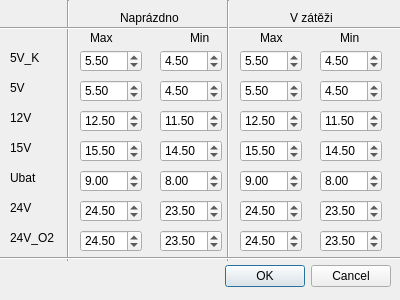
<?xml version="1.0" encoding="UTF-8"?>
<ui version="4.0">
 <class>limits</class>
 <widget class="QDialog" name="limits">
  <property name="geometry">
   <rect>
    <x>0</x>
    <y>0</y>
    <width>400</width>
    <height>300</height>
   </rect>
  </property>
  <property name="windowTitle">
   <string>Dialog</string>
  </property>
  <widget class="QDialogButtonBox" name="buttonBox">
   <property name="geometry">
    <rect>
     <x>50</x>
     <y>260</y>
     <width>341</width>
     <height>32</height>
    </rect>
   </property>
   <property name="orientation">
    <enum>Qt::Horizontal</enum>
   </property>
   <property name="standardButtons">
    <set>QDialogButtonBox::Cancel|QDialogButtonBox::Ok</set>
   </property>
  </widget>
  <widget class="QDoubleSpinBox" name="fiveVoltsConMax">
   <property name="geometry">
    <rect>
     <x>80</x>
     <y>50</y>
     <width>62</width>
     <height>22</height>
    </rect>
   </property>
   <property name="minimum">
    <double>4.500000000000000</double>
   </property>
   <property name="maximum">
    <double>6.500000000000000</double>
   </property>
   <property name="singleStep">
    <double>0.100000000000000</double>
   </property>
   <property name="value">
    <double>5.500000000000000</double>
   </property>
  </widget>
  <widget class="QDoubleSpinBox" name="fiveVoltsMax">
   <property name="geometry">
    <rect>
     <x>80</x>
     <y>80</y>
     <width>62</width>
     <height>22</height>
    </rect>
   </property>
   <property name="minimum">
    <double>4.500000000000000</double>
   </property>
   <property name="maximum">
    <double>6.500000000000000</double>
   </property>
   <property name="singleStep">
    <double>0.100000000000000</double>
   </property>
   <property name="value">
    <double>5.500000000000000</double>
   </property>
  </widget>
  <widget class="QLabel" name="label">
   <property name="geometry">
    <rect>
     <x>120</x>
     <y>10</y>
     <width>61</width>
     <height>16</height>
    </rect>
   </property>
   <property name="text">
    <string>Naprázdno</string>
   </property>
  </widget>
  <widget class="QLabel" name="short_2">
   <property name="geometry">
    <rect>
     <x>290</x>
     <y>10</y>
     <width>55</width>
     <height>16</height>
    </rect>
   </property>
   <property name="text">
    <string>V zátěži</string>
   </property>
  </widget>
  <widget class="QLabel" name="label_3">
   <property name="geometry">
    <rect>
     <x>90</x>
     <y>30</y>
     <width>31</width>
     <height>16</height>
    </rect>
   </property>
   <property name="text">
    <string>Max</string>
   </property>
  </widget>
  <widget class="QLabel" name="label_4">
   <property name="geometry">
    <rect>
     <x>190</x>
     <y>30</y>
     <width>21</width>
     <height>16</height>
    </rect>
   </property>
   <property name="text">
    <string>Min</string>
   </property>
  </widget>
  <widget class="QLabel" name="label_5">
   <property name="geometry">
    <rect>
     <x>260</x>
     <y>30</y>
     <width>31</width>
     <height>16</height>
    </rect>
   </property>
   <property name="text">
    <string>Max</string>
   </property>
  </widget>
  <widget class="QLabel" name="label_6">
   <property name="geometry">
    <rect>
     <x>340</x>
     <y>30</y>
     <width>21</width>
     <height>16</height>
    </rect>
   </property>
   <property name="text">
    <string>Min</string>
   </property>
  </widget>
  <widget class="Line" name="line">
   <property name="geometry">
    <rect>
     <x>60</x>
     <y>0</y>
     <width>16</width>
     <height>261</height>
    </rect>
   </property>
   <property name="orientation">
    <enum>Qt::Vertical</enum>
   </property>
  </widget>
  <widget class="Line" name="line_2">
   <property name="geometry">
    <rect>
     <x>0</x>
     <y>20</y>
     <width>401</width>
     <height>16</height>
    </rect>
   </property>
   <property name="orientation">
    <enum>Qt::Horizontal</enum>
   </property>
  </widget>
  <widget class="Line" name="line_3">
   <property name="geometry">
    <rect>
     <x>220</x>
     <y>0</y>
     <width>16</width>
     <height>261</height>
    </rect>
   </property>
   <property name="orientation">
    <enum>Qt::Vertical</enum>
   </property>
  </widget>
  <widget class="QDoubleSpinBox" name="twelveVoltsMax">
   <property name="geometry">
    <rect>
     <x>80</x>
     <y>110</y>
     <width>62</width>
     <height>22</height>
    </rect>
   </property>
   <property name="minimum">
    <double>11.500000000000000</double>
   </property>
   <property name="maximum">
    <double>13.500000000000000</double>
   </property>
   <property name="singleStep">
    <double>0.100000000000000</double>
   </property>
   <property name="value">
    <double>12.500000000000000</double>
   </property>
  </widget>
  <widget class="QDoubleSpinBox" name="fifteenVoltsMax">
   <property name="geometry">
    <rect>
     <x>80</x>
     <y>140</y>
     <width>62</width>
     <height>22</height>
    </rect>
   </property>
   <property name="minimum">
    <double>14.500000000000000</double>
   </property>
   <property name="maximum">
    <double>16.500000000000000</double>
   </property>
   <property name="singleStep">
    <double>0.100000000000000</double>
   </property>
   <property name="value">
    <double>15.500000000000000</double>
   </property>
  </widget>
  <widget class="QDoubleSpinBox" name="ubatMax">
   <property name="geometry">
    <rect>
     <x>80</x>
     <y>170</y>
     <width>62</width>
     <height>22</height>
    </rect>
   </property>
   <property name="singleStep">
    <double>0.100000000000000</double>
   </property>
   <property name="value">
    <double>9.000000000000000</double>
   </property>
  </widget>
  <widget class="QDoubleSpinBox" name="twentyfourVoltsMax">
   <property name="geometry">
    <rect>
     <x>80</x>
     <y>200</y>
     <width>62</width>
     <height>22</height>
    </rect>
   </property>
   <property name="minimum">
    <double>15.000000000000000</double>
   </property>
   <property name="maximum">
    <double>30.000000000000000</double>
   </property>
   <property name="singleStep">
    <double>0.100000000000000</double>
   </property>
   <property name="value">
    <double>24.500000000000000</double>
   </property>
  </widget>
  <widget class="QDoubleSpinBox" name="ubatMin">
   <property name="geometry">
    <rect>
     <x>160</x>
     <y>170</y>
     <width>62</width>
     <height>22</height>
    </rect>
   </property>
   <property name="singleStep">
    <double>0.100000000000000</double>
   </property>
   <property name="value">
    <double>8.000000000000000</double>
   </property>
  </widget>
  <widget class="QDoubleSpinBox" name="fiveVoltsMin">
   <property name="geometry">
    <rect>
     <x>160</x>
     <y>80</y>
     <width>62</width>
     <height>22</height>
    </rect>
   </property>
   <property name="minimum">
    <double>3.500000000000000</double>
   </property>
   <property name="maximum">
    <double>5.500000000000000</double>
   </property>
   <property name="singleStep">
    <double>0.100000000000000</double>
   </property>
   <property name="value">
    <double>4.500000000000000</double>
   </property>
  </widget>
  <widget class="QDoubleSpinBox" name="fifteenVoltsMin">
   <property name="geometry">
    <rect>
     <x>160</x>
     <y>140</y>
     <width>62</width>
     <height>22</height>
    </rect>
   </property>
   <property name="minimum">
    <double>13.500000000000000</double>
   </property>
   <property name="maximum">
    <double>15.500000000000000</double>
   </property>
   <property name="singleStep">
    <double>0.100000000000000</double>
   </property>
   <property name="value">
    <double>14.500000000000000</double>
   </property>
  </widget>
  <widget class="QDoubleSpinBox" name="twelveVoltsMin">
   <property name="geometry">
    <rect>
     <x>160</x>
     <y>110</y>
     <width>62</width>
     <height>22</height>
    </rect>
   </property>
   <property name="minimum">
    <double>10.500000000000000</double>
   </property>
   <property name="maximum">
    <double>12.500000000000000</double>
   </property>
   <property name="singleStep">
    <double>0.100000000000000</double>
   </property>
   <property name="value">
    <double>11.500000000000000</double>
   </property>
  </widget>
  <widget class="QDoubleSpinBox" name="twentyfourVoltsMin">
   <property name="geometry">
    <rect>
     <x>160</x>
     <y>200</y>
     <width>62</width>
     <height>22</height>
    </rect>
   </property>
   <property name="minimum">
    <double>15.000000000000000</double>
   </property>
   <property name="maximum">
    <double>30.000000000000000</double>
   </property>
   <property name="singleStep">
    <double>0.100000000000000</double>
   </property>
   <property name="value">
    <double>23.500000000000000</double>
   </property>
  </widget>
  <widget class="QDoubleSpinBox" name="fiveVoltsConMin">
   <property name="geometry">
    <rect>
     <x>160</x>
     <y>50</y>
     <width>62</width>
     <height>22</height>
    </rect>
   </property>
   <property name="minimum">
    <double>3.500000000000000</double>
   </property>
   <property name="maximum">
    <double>5.500000000000000</double>
   </property>
   <property name="singleStep">
    <double>0.100000000000000</double>
   </property>
   <property name="value">
    <double>4.500000000000000</double>
   </property>
  </widget>
  <widget class="QDoubleSpinBox" name="ubatMaxShort">
   <property name="geometry">
    <rect>
     <x>240</x>
     <y>170</y>
     <width>62</width>
     <height>22</height>
    </rect>
   </property>
   <property name="singleStep">
    <double>0.100000000000000</double>
   </property>
   <property name="value">
    <double>9.000000000000000</double>
   </property>
  </widget>
  <widget class="QDoubleSpinBox" name="fiveVoltsMaxShort">
   <property name="geometry">
    <rect>
     <x>240</x>
     <y>80</y>
     <width>62</width>
     <height>22</height>
    </rect>
   </property>
   <property name="minimum">
    <double>4.500000000000000</double>
   </property>
   <property name="maximum">
    <double>6.500000000000000</double>
   </property>
   <property name="singleStep">
    <double>0.100000000000000</double>
   </property>
   <property name="value">
    <double>5.500000000000000</double>
   </property>
  </widget>
  <widget class="QDoubleSpinBox" name="fifteenVoltsMaxShort">
   <property name="geometry">
    <rect>
     <x>240</x>
     <y>140</y>
     <width>62</width>
     <height>22</height>
    </rect>
   </property>
   <property name="minimum">
    <double>14.500000000000000</double>
   </property>
   <property name="maximum">
    <double>16.500000000000000</double>
   </property>
   <property name="singleStep">
    <double>0.100000000000000</double>
   </property>
   <property name="value">
    <double>15.500000000000000</double>
   </property>
  </widget>
  <widget class="QDoubleSpinBox" name="twelveVoltsMaxShort">
   <property name="geometry">
    <rect>
     <x>240</x>
     <y>110</y>
     <width>62</width>
     <height>22</height>
    </rect>
   </property>
   <property name="minimum">
    <double>11.500000000000000</double>
   </property>
   <property name="maximum">
    <double>13.500000000000000</double>
   </property>
   <property name="singleStep">
    <double>0.100000000000000</double>
   </property>
   <property name="value">
    <double>12.500000000000000</double>
   </property>
  </widget>
  <widget class="QDoubleSpinBox" name="twentyfourVoltsMaxShort">
   <property name="geometry">
    <rect>
     <x>240</x>
     <y>200</y>
     <width>62</width>
     <height>22</height>
    </rect>
   </property>
   <property name="minimum">
    <double>15.000000000000000</double>
   </property>
   <property name="maximum">
    <double>30.000000000000000</double>
   </property>
   <property name="singleStep">
    <double>0.100000000000000</double>
   </property>
   <property name="value">
    <double>24.500000000000000</double>
   </property>
  </widget>
  <widget class="QDoubleSpinBox" name="fiveVoltsConMaxShort">
   <property name="geometry">
    <rect>
     <x>240</x>
     <y>50</y>
     <width>62</width>
     <height>22</height>
    </rect>
   </property>
   <property name="minimum">
    <double>4.500000000000000</double>
   </property>
   <property name="maximum">
    <double>6.500000000000000</double>
   </property>
   <property name="singleStep">
    <double>0.100000000000000</double>
   </property>
   <property name="value">
    <double>5.500000000000000</double>
   </property>
  </widget>
  <widget class="QDoubleSpinBox" name="ubatMinShort">
   <property name="geometry">
    <rect>
     <x>320</x>
     <y>170</y>
     <width>62</width>
     <height>22</height>
    </rect>
   </property>
   <property name="singleStep">
    <double>0.100000000000000</double>
   </property>
   <property name="value">
    <double>8.000000000000000</double>
   </property>
  </widget>
  <widget class="QDoubleSpinBox" name="fiveVoltsMinShort">
   <property name="geometry">
    <rect>
     <x>320</x>
     <y>80</y>
     <width>62</width>
     <height>22</height>
    </rect>
   </property>
   <property name="minimum">
    <double>3.500000000000000</double>
   </property>
   <property name="maximum">
    <double>5.500000000000000</double>
   </property>
   <property name="singleStep">
    <double>0.100000000000000</double>
   </property>
   <property name="value">
    <double>4.500000000000000</double>
   </property>
  </widget>
  <widget class="QDoubleSpinBox" name="fifteenVoltsMinShort">
   <property name="geometry">
    <rect>
     <x>320</x>
     <y>140</y>
     <width>62</width>
     <height>22</height>
    </rect>
   </property>
   <property name="minimum">
    <double>13.500000000000000</double>
   </property>
   <property name="maximum">
    <double>15.500000000000000</double>
   </property>
   <property name="singleStep">
    <double>0.100000000000000</double>
   </property>
   <property name="value">
    <double>14.500000000000000</double>
   </property>
  </widget>
  <widget class="QDoubleSpinBox" name="twelveVoltsMinShort">
   <property name="geometry">
    <rect>
     <x>320</x>
     <y>110</y>
     <width>62</width>
     <height>22</height>
    </rect>
   </property>
   <property name="minimum">
    <double>10.500000000000000</double>
   </property>
   <property name="maximum">
    <double>12.500000000000000</double>
   </property>
   <property name="singleStep">
    <double>0.100000000000000</double>
   </property>
   <property name="value">
    <double>11.500000000000000</double>
   </property>
  </widget>
  <widget class="QDoubleSpinBox" name="twentyfourVoltsMinShort">
   <property name="geometry">
    <rect>
     <x>320</x>
     <y>200</y>
     <width>62</width>
     <height>22</height>
    </rect>
   </property>
   <property name="minimum">
    <double>15.000000000000000</double>
   </property>
   <property name="maximum">
    <double>30.000000000000000</double>
   </property>
   <property name="singleStep">
    <double>0.100000000000000</double>
   </property>
   <property name="value">
    <double>23.500000000000000</double>
   </property>
  </widget>
  <widget class="QDoubleSpinBox" name="fiveVoltsConMinShort">
   <property name="geometry">
    <rect>
     <x>320</x>
     <y>50</y>
     <width>62</width>
     <height>22</height>
    </rect>
   </property>
   <property name="minimum">
    <double>3.500000000000000</double>
   </property>
   <property name="maximum">
    <double>5.500000000000000</double>
   </property>
   <property name="singleStep">
    <double>0.100000000000000</double>
   </property>
   <property name="value">
    <double>4.500000000000000</double>
   </property>
  </widget>
  <widget class="QDoubleSpinBox" name="oxyMin">
   <property name="geometry">
    <rect>
     <x>160</x>
     <y>230</y>
     <width>62</width>
     <height>22</height>
    </rect>
   </property>
   <property name="minimum">
    <double>15.000000000000000</double>
   </property>
   <property name="maximum">
    <double>30.000000000000000</double>
   </property>
   <property name="singleStep">
    <double>0.100000000000000</double>
   </property>
   <property name="value">
    <double>23.500000000000000</double>
   </property>
  </widget>
  <widget class="QDoubleSpinBox" name="oxyMinShort">
   <property name="geometry">
    <rect>
     <x>320</x>
     <y>230</y>
     <width>62</width>
     <height>22</height>
    </rect>
   </property>
   <property name="minimum">
    <double>15.000000000000000</double>
   </property>
   <property name="maximum">
    <double>30.000000000000000</double>
   </property>
   <property name="singleStep">
    <double>0.100000000000000</double>
   </property>
   <property name="value">
    <double>23.500000000000000</double>
   </property>
  </widget>
  <widget class="QDoubleSpinBox" name="oxyMaxShort">
   <property name="geometry">
    <rect>
     <x>240</x>
     <y>230</y>
     <width>62</width>
     <height>22</height>
    </rect>
   </property>
   <property name="minimum">
    <double>15.000000000000000</double>
   </property>
   <property name="maximum">
    <double>30.000000000000000</double>
   </property>
   <property name="singleStep">
    <double>0.100000000000000</double>
   </property>
   <property name="value">
    <double>24.500000000000000</double>
   </property>
  </widget>
  <widget class="QDoubleSpinBox" name="oxyMax">
   <property name="geometry">
    <rect>
     <x>80</x>
     <y>230</y>
     <width>62</width>
     <height>22</height>
    </rect>
   </property>
   <property name="minimum">
    <double>15.000000000000000</double>
   </property>
   <property name="maximum">
    <double>30.000000000000000</double>
   </property>
   <property name="singleStep">
    <double>0.100000000000000</double>
   </property>
   <property name="value">
    <double>24.500000000000000</double>
   </property>
  </widget>
  <widget class="Line" name="line_4">
   <property name="geometry">
    <rect>
     <x>0</x>
     <y>250</y>
     <width>401</width>
     <height>16</height>
    </rect>
   </property>
   <property name="orientation">
    <enum>Qt::Horizontal</enum>
   </property>
  </widget>
  <widget class="QLabel" name="fiveVoltsCon">
   <property name="geometry">
    <rect>
     <x>10</x>
     <y>50</y>
     <width>55</width>
     <height>16</height>
    </rect>
   </property>
   <property name="text">
    <string>5V_K</string>
   </property>
  </widget>
  <widget class="QLabel" name="fiveVolts">
   <property name="geometry">
    <rect>
     <x>10</x>
     <y>80</y>
     <width>55</width>
     <height>16</height>
    </rect>
   </property>
   <property name="text">
    <string>5V</string>
   </property>
  </widget>
  <widget class="QLabel" name="twelveVolts">
   <property name="geometry">
    <rect>
     <x>10</x>
     <y>110</y>
     <width>55</width>
     <height>16</height>
    </rect>
   </property>
   <property name="text">
    <string>12V</string>
   </property>
  </widget>
  <widget class="QLabel" name="fifteenVolts">
   <property name="geometry">
    <rect>
     <x>10</x>
     <y>140</y>
     <width>55</width>
     <height>16</height>
    </rect>
   </property>
   <property name="text">
    <string>15V</string>
   </property>
  </widget>
  <widget class="QLabel" name="U_bat">
   <property name="geometry">
    <rect>
     <x>10</x>
     <y>170</y>
     <width>55</width>
     <height>16</height>
    </rect>
   </property>
   <property name="text">
    <string>Ubat</string>
   </property>
  </widget>
  <widget class="QLabel" name="twentyfourVolts">
   <property name="geometry">
    <rect>
     <x>10</x>
     <y>200</y>
     <width>55</width>
     <height>16</height>
    </rect>
   </property>
   <property name="text">
    <string>24V</string>
   </property>
  </widget>
  <widget class="QLabel" name="twentyfourVolts_oxy">
   <property name="geometry">
    <rect>
     <x>10</x>
     <y>230</y>
     <width>55</width>
     <height>16</height>
    </rect>
   </property>
   <property name="text">
    <string>24V_O2</string>
   </property>
  </widget>
 </widget>
 <resources/>
 <connections>
  <connection>
   <sender>buttonBox</sender>
   <signal>accepted()</signal>
   <receiver>limits</receiver>
   <slot>accept()</slot>
   <hints>
    <hint type="sourcelabel">
     <x>248</x>
     <y>254</y>
    </hint>
    <hint type="destinationlabel">
     <x>157</x>
     <y>274</y>
    </hint>
   </hints>
  </connection>
  <connection>
   <sender>buttonBox</sender>
   <signal>rejected()</signal>
   <receiver>limits</receiver>
   <slot>reject()</slot>
   <hints>
    <hint type="sourcelabel">
     <x>316</x>
     <y>260</y>
    </hint>
    <hint type="destinationlabel">
     <x>286</x>
     <y>274</y>
    </hint>
   </hints>
  </connection>
 </connections>
</ui>
